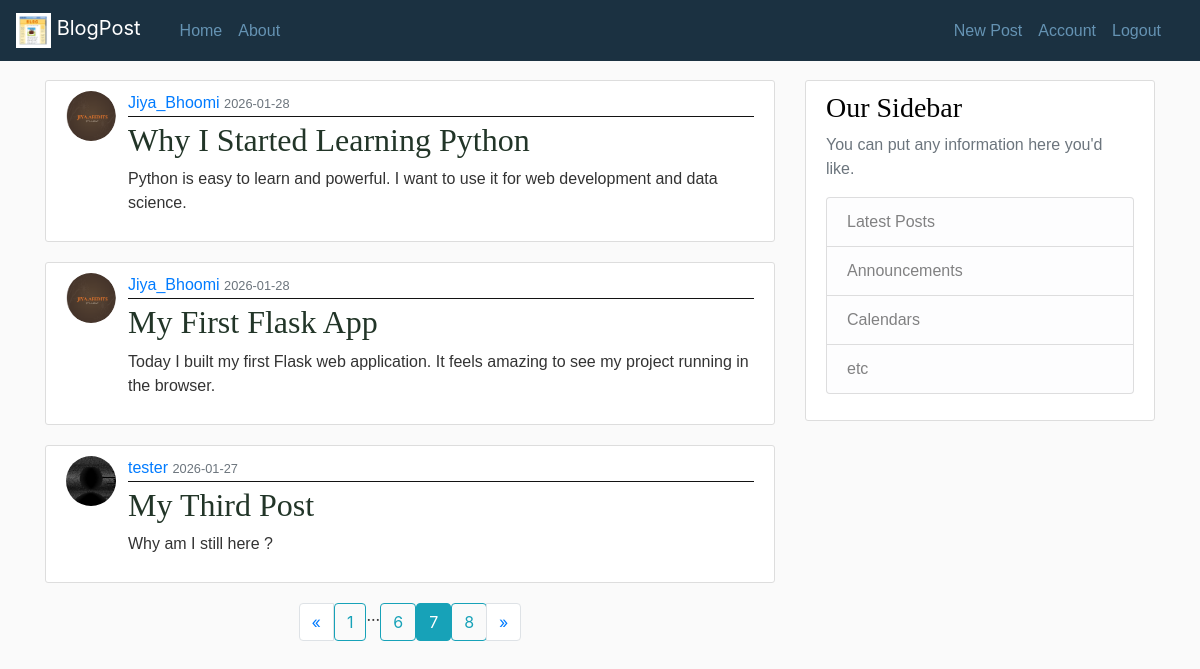
The app's page /home?page=7 (signed in) with its own data.
### Blogpost/models.py (models this page shows, shortened)
class Post(db.Model):
    id = db.Column(db.Integer, primary_key=True)
    title = db.Column(db.String(100), nullable=False)
    date_posted = db.Column(db.DateTime, nullable=False, default=datetime.utcnow)
    content = db.Column(db.Text, nullable=False)
    user_id = db.Column(db.Integer, db.ForeignKey('user.id'), nullable=False)

class User(db.Model, UserMixin):
    id = db.Column(db.Integer, primary_key=True)
    username = db.Column(db.String(20), unique=True, nullable=False)
    email = db.Column(db.String(120), unique=True, nullable=False)
    image_file = db.Column(db.String(20), nullable=False, default='download.jpg')
    password = db.Column(db.String(60), nullable=False)
    posts = db.relationship('Post', backref='author', lazy=True)

### Blogpost/main/routes.py (the view)
@main.route("/")
@main.route("/home")
def home():
    page = request.args.get('page',1, type=int,)
    posts = Post.query.order_by(Post.date_posted.desc()).paginate(page=page,per_page=3)
    return render_template('home.html', posts = posts)

### Blogpost/models.py (called while the page is built)
@login_manager.user_loader
def load_user(user_id):
    return User.query.get(int(user_id))

### Blogpost/templates/home.html
{% extends 'layout.html' %}
{% block content %}
        {% for post in posts.items %}
            <article class="media content-section">
                <img class="rounded-circle article-img" src="{{ url_for('static', filename ='profile_pic/' + post.author.image_file) }}">
                <div class="media-body">
                    <div class="article-metadata">
                    <a class="mr-" href="{{url_for('users.user_post', username=post.author.username)}}">{{ post.author.username }}</a>
                    <small class="text-muted">{{ post.date_posted.strftime('%Y-%m-%d') }}</small>
                    </div>
                    <h2><a class="article-title" href="{{url_for('posts.post', post_id=post.id)}}">{{ post.title }}</a></h2>
                    <p class="article-content">{{ post.content }}</p>
                </div>
            </article>
        {% endfor %}
        <ul class="pagination justify-content-center">
            {% if posts.has_prev %}
            <li class="page-item">
                <a class="page-link" href="{{ url_for('main.home', page=posts.prev_num) }}">
                &laquo;
                </a>
            </li>
            {% else %}
            <li class="page-item disabled">
                <a class="page-link">&laquo;</a>
            </li>
            {% endif %}
            {% for page_num in posts.iter_pages(left_edge=1, right_edge=1, left_current=1, right_current=1) %}
                {% if page_num %}
                    {% if posts.page == page_num %}
                         <li class="page-item active">
                                <a class="btn btn-info mb-4" href="{{url_for('main.home', page=page_num)}}"> {{ page_num }} </a>
                        </li>
                    {% else %}
                        <li class="page-item">
                            <a class="btn btn-outline-info mb-4" href="{{url_for('main.home', page=page_num)}}"> {{ page_num }} </a>
                        </li>
                    {% endif %}
                {% else %}
                    ...
                {% endif %}
            {% endfor %}
            {% if posts.has_next %}
            <li class="page-item">
                 <a class="page-link" href="{{ url_for('main.home', page=posts.next_num) }}">
                 &raquo;
                 </a>
            </li>
            {% else %}
            <li class="page-item disabled">
                  <a class="page-link">&raquo;</a>
            </li>
            {% endif %}
        </ul>
{% endblock content %}

### Blogpost/static/main.css (style rules this page uses)
body { background: #fafafa; color: #333333; margin-top: 5rem; }
h1, h2, h3, h4, h5, h6 { color: #020202; font-family: 'Times New Roman', Times, serif; }
.content-section { background: #ffffff; padding: 10px 20px; border: 1px solid #dddddd; border-radius: 3px; margin-bottom: 20px; font-family: 'Trebuchet MS', 'Lucida Sans Unicode', 'Lucida Grande', 'Lucida Sans', Arial, sans-serif; }
.article-title { color: #223528; }
.article-content { white-space: pre-line; }
.article-img { height: 50px; width: 50px; margin-right: 12px; }
.article-metadata { padding-bottom: 1px; margin-bottom: 4px; border-bottom: 1px solid #131313 }

### records on screen
Post: image_file (picture), author.username "Jiya_Bhoomi", date_posted "2026-01-28", title "Why I Started Learning Python", content "Python is easy to learn and powerful. I want to use it for web development and data science."
Post: image_file (picture), author.username "Jiya_Bhoomi", date_posted "2026-01-28", title "My First Flask App", content "Today I built my first Flask web application. It feels amazing to see my project running in the browser."
Post: image_file (picture), author.username "tester", date_posted "2026-01-27", title "My Third Post", content "Why am I still here ?"

### other values on screen
{{ page_num }} "1" "6" "8"
{{ page_num }} "7"
